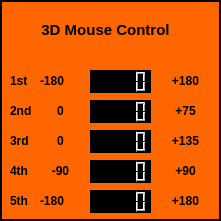
   <widget class="QFrame" name="mouseFrame">
    <property name="geometry">
     <rect>
      <x>180</x>
      <y>200</y>
      <width>221</width>
      <height>221</height>
     </rect>
    </property>
    <property name="palette">
     <palette>
      <active>
       <colorrole role="Button">
        <brush brushstyle="SolidPattern">
         <color alpha="255">
          <red>255</red>
          <green>102</green>
          <blue>0</blue>
         </color>
        </brush>
       </colorrole>
       <colorrole role="Midlight">
        <brush brushstyle="SolidPattern">
         <color alpha="255">
          <red>77</red>
          <green>77</green>
          <blue>77</blue>
         </color>
        </brush>
       </colorrole>
       <colorrole role="Text">
        <brush brushstyle="SolidPattern">
         <color alpha="255">
          <red>255</red>
          <green>102</green>
          <blue>0</blue>
         </color>
        </brush>
       </colorrole>
       <colorrole role="Base">
        <brush brushstyle="SolidPattern">
         <color alpha="255">
          <red>255</red>
          <green>102</green>
          <blue>0</blue>
         </color>
        </brush>
       </colorrole>
       <colorrole role="Window">
        <brush brushstyle="SolidPattern">
         <color alpha="255">
          <red>255</red>
          <green>102</green>
          <blue>0</blue>
         </color>
        </brush>
       </colorrole>
      </active>
      <inactive>
       <colorrole role="Button">
        <brush brushstyle="SolidPattern">
         <color alpha="255">
          <red>255</red>
          <green>102</green>
          <blue>0</blue>
         </color>
        </brush>
       </colorrole>
       <colorrole role="Midlight">
        <brush brushstyle="SolidPattern">
         <color alpha="255">
          <red>77</red>
          <green>77</green>
          <blue>77</blue>
         </color>
        </brush>
       </colorrole>
       <colorrole role="Text">
        <brush brushstyle="SolidPattern">
         <color alpha="255">
          <red>255</red>
          <green>102</green>
          <blue>0</blue>
         </color>
        </brush>
       </colorrole>
       <colorrole role="Base">
        <brush brushstyle="SolidPattern">
         <color alpha="255">
          <red>255</red>
          <green>102</green>
          <blue>0</blue>
         </color>
        </brush>
       </colorrole>
       <colorrole role="Window">
        <brush brushstyle="SolidPattern">
         <color alpha="255">
          <red>255</red>
          <green>102</green>
          <blue>0</blue>
         </color>
        </brush>
       </colorrole>
      </inactive>
      <disabled>
       <colorrole role="Button">
        <brush brushstyle="SolidPattern">
         <color alpha="255">
          <red>255</red>
          <green>102</green>
          <blue>0</blue>
         </color>
        </brush>
       </colorrole>
       <colorrole role="Midlight">
        <brush brushstyle="SolidPattern">
         <color alpha="255">
          <red>77</red>
          <green>77</green>
          <blue>77</blue>
         </color>
        </brush>
       </colorrole>
       <colorrole role="Text">
        <brush brushstyle="SolidPattern">
         <color alpha="255">
          <red>120</red>
          <green>120</green>
          <blue>120</blue>
         </color>
        </brush>
       </colorrole>
       <colorrole role="Base">
        <brush brushstyle="SolidPattern">
         <color alpha="255">
          <red>255</red>
          <green>102</green>
          <blue>0</blue>
         </color>
        </brush>
       </colorrole>
       <colorrole role="Window">
        <brush brushstyle="SolidPattern">
         <color alpha="255">
          <red>255</red>
          <green>102</green>
          <blue>0</blue>
         </color>
        </brush>
       </colorrole>
      </disabled>
     </palette>
    </property>
    <property name="styleSheet">
     <string notr="true">background-color: rgb(255, 102, 0);</string>
    </property>
    <property name="frameShape">
     <enum>QFrame::Panel</enum>
    </property>
    <property name="frameShadow">
     <enum>QFrame::Plain</enum>
    </property>
    <property name="lineWidth">
     <number>2</number>
    </property>
    <property name="midLineWidth">
     <number>9</number>
    </property>
    <widget class="QLabel" name="label_10">
     <property name="geometry">
      <rect>
       <x>10</x>
       <y>20</y>
       <width>191</width>
       <height>20</height>
      </rect>
     </property>
     <property name="font">
      <font>
       <pointsize>11</pointsize>
       <weight>75</weight>
       <bold>true</bold>
      </font>
     </property>
     <property name="text">
      <string>3D Mouse Control</string>
     </property>
     <property name="alignment">
      <set>Qt::AlignCenter</set>
     </property>
    </widget>
    <widget class="QLabel" name="label_11">
     <property name="geometry">
      <rect>
       <x>10</x>
       <y>70</y>
       <width>31</width>
       <height>21</height>
      </rect>
     </property>
     <property name="font">
      <font>
       <weight>75</weight>
       <bold>true</bold>
      </font>
     </property>
     <property name="text">
      <string>1st</string>
     </property>
    </widget>
    <widget class="QLabel" name="label_12">
     <property name="geometry">
      <rect>
       <x>10</x>
       <y>100</y>
       <width>31</width>
       <height>21</height>
      </rect>
     </property>
     <property name="font">
      <font>
       <weight>75</weight>
       <bold>true</bold>
      </font>
     </property>
     <property name="text">
      <string>2nd</string>
     </property>
    </widget>
    <widget class="QLabel" name="label_15">
     <property name="geometry">
      <rect>
       <x>10</x>
       <y>130</y>
       <width>31</width>
       <height>21</height>
      </rect>
     </property>
     <property name="font">
      <font>
       <weight>75</weight>
       <bold>true</bold>
      </font>
     </property>
     <property name="text">
      <string>3rd</string>
     </property>
    </widget>
    <widget class="QLabel" name="label_16">
     <property name="geometry">
      <rect>
       <x>10</x>
       <y>160</y>
       <width>31</width>
       <height>21</height>
      </rect>
     </property>
     <property name="font">
      <font>
       <weight>75</weight>
       <bold>true</bold>
      </font>
     </property>
     <property name="text">
      <string>4th</string>
     </property>
    </widget>
    <widget class="QLabel" name="label_17">
     <property name="geometry">
      <rect>
       <x>10</x>
       <y>190</y>
       <width>21</width>
       <height>21</height>
      </rect>
     </property>
     <property name="font">
      <font>
       <weight>75</weight>
       <bold>true</bold>
      </font>
     </property>
     <property name="text">
      <string>5th</string>
     </property>
    </widget>
    <widget class="QLabel" name="label_26">
     <property name="geometry">
      <rect>
       <x>40</x>
       <y>70</y>
       <width>41</width>
       <height>21</height>
      </rect>
     </property>
     <property name="font">
      <font>
       <weight>75</weight>
       <bold>true</bold>
      </font>
     </property>
     <property name="text">
      <string>-180</string>
     </property>
    </widget>
    <widget class="QLabel" name="label_27">
     <property name="geometry">
      <rect>
       <x>160</x>
       <y>70</y>
       <width>51</width>
       <height>21</height>
      </rect>
     </property>
     <property name="font">
      <font>
       <weight>75</weight>
       <bold>true</bold>
      </font>
     </property>
     <property name="text">
      <string>+180</string>
     </property>
     <property name="alignment">
      <set>Qt::AlignCenter</set>
     </property>
    </widget>
    <widget class="QLabel" name="label_28">
     <property name="geometry">
      <rect>
       <x>160</x>
       <y>100</y>
       <width>51</width>
       <height>21</height>
      </rect>
     </property>
     <property name="font">
      <font>
       <weight>75</weight>
       <bold>true</bold>
      </font>
     </property>
     <property name="text">
      <string>+75</string>
     </property>
     <property name="alignment">
      <set>Qt::AlignCenter</set>
     </property>
    </widget>
    <widget class="QLabel" name="label_29">
     <property name="geometry">
      <rect>
       <x>40</x>
       <y>100</y>
       <width>41</width>
       <height>21</height>
      </rect>
     </property>
     <property name="font">
      <font>
       <weight>75</weight>
       <bold>true</bold>
      </font>
     </property>
     <property name="text">
      <string>0</string>
     </property>
     <property name="alignment">
      <set>Qt::AlignCenter</set>
     </property>
    </widget>
    <widget class="QLabel" name="label_30">
     <property name="geometry">
      <rect>
       <x>160</x>
       <y>130</y>
       <width>51</width>
       <height>21</height>
      </rect>
     </property>
     <property name="font">
      <font>
       <weight>75</weight>
       <bold>true</bold>
      </font>
     </property>
     <property name="text">
      <string>+135</string>
     </property>
     <property name="alignment">
      <set>Qt::AlignCenter</set>
     </property>
    </widget>
    <widget class="QLabel" name="label_31">
     <property name="geometry">
      <rect>
       <x>40</x>
       <y>130</y>
       <width>41</width>
       <height>21</height>
      </rect>
     </property>
     <property name="font">
      <font>
       <weight>75</weight>
       <bold>true</bold>
      </font>
     </property>
     <property name="text">
      <string>0</string>
     </property>
     <property name="alignment">
      <set>Qt::AlignCenter</set>
     </property>
    </widget>
    <widget class="QLabel" name="label_32">
     <property name="geometry">
      <rect>
       <x>160</x>
       <y>160</y>
       <width>51</width>
       <height>21</height>
      </rect>
     </property>
     <property name="font">
      <font>
       <weight>75</weight>
       <bold>true</bold>
      </font>
     </property>
     <property name="text">
      <string>+90</string>
     </property>
     <property name="alignment">
      <set>Qt::AlignCenter</set>
     </property>
    </widget>
    <widget class="QLabel" name="label_33">
     <property name="geometry">
      <rect>
       <x>40</x>
       <y>160</y>
       <width>41</width>
       <height>21</height>
      </rect>
     </property>
     <property name="font">
      <font>
       <weight>75</weight>
       <bold>true</bold>
      </font>
     </property>
     <property name="text">
      <string>-90</string>
     </property>
     <property name="alignment">
      <set>Qt::AlignCenter</set>
     </property>
    </widget>
    <widget class="QLabel" name="label_34">
     <property name="geometry">
      <rect>
       <x>160</x>
       <y>190</y>
       <width>51</width>
       <height>21</height>
      </rect>
     </property>
     <property name="font">
      <font>
       <weight>75</weight>
       <bold>true</bold>
      </font>
     </property>
     <property name="text">
      <string>+180</string>
     </property>
     <property name="alignment">
      <set>Qt::AlignCenter</set>
     </property>
    </widget>
    <widget class="QLabel" name="label_35">
     <property name="geometry">
      <rect>
       <x>40</x>
       <y>190</y>
       <width>41</width>
       <height>21</height>
      </rect>
     </property>
     <property name="font">
      <font>
       <weight>75</weight>
       <bold>true</bold>
      </font>
     </property>
     <property name="text">
      <string>-180</string>
     </property>
    </widget>
    <widget class="QLCDNumber" name="firstAxisDisplay">
     <property name="geometry">
      <rect>
       <x>90</x>
       <y>70</y>
       <width>61</width>
       <height>23</height>
      </rect>
     </property>
     <property name="styleSheet">
      <string notr="true">color: rgb(255, 255, 255);
background-color: rgb(0, 0, 0);</string>
     </property>
    </widget>
    <widget class="QLCDNumber" name="secondAxisDisplay">
     <property name="geometry">
      <rect>
       <x>90</x>
       <y>100</y>
       <width>61</width>
       <height>23</height>
      </rect>
     </property>
     <property name="styleSheet">
      <string notr="true">color: rgb(255, 255, 255);
background-color: rgb(0, 0, 0);</string>
     </property>
    </widget>
    <widget class="QLCDNumber" name="thirdAxisDisplay">
     <property name="geometry">
      <rect>
       <x>90</x>
       <y>130</y>
       <width>61</width>
       <height>23</height>
      </rect>
     </property>
     <property name="styleSheet">
      <string notr="true">color: rgb(255, 255, 255);
background-color: rgb(0, 0, 0);</string>
     </property>
    </widget>
    <widget class="QLCDNumber" name="fourthAxisDisplay">
     <property name="geometry">
      <rect>
       <x>90</x>
       <y>160</y>
       <width>61</width>
       <height>23</height>
      </rect>
     </property>
     <property name="styleSheet">
      <string notr="true">color: rgb(255, 255, 255);
background-color: rgb(0, 0, 0);</string>
     </property>
    </widget>
    <widget class="QLCDNumber" name="fifthAxisDisplay">
     <property name="geometry">
      <rect>
       <x>90</x>
       <y>190</y>
       <width>61</width>
       <height>23</height>
      </rect>
     </property>
     <property name="styleSheet">
      <string notr="true">color: rgb(255, 255, 255);
background-color: rgb(0, 0, 0);</string>
     </property>
    </widget>
   </widget>
